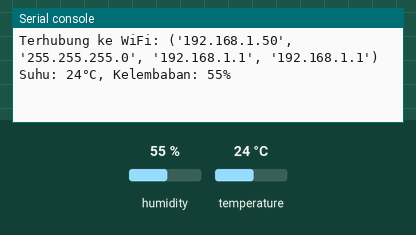
A program run on a simulated ESP32 board running MicroPython. Parts: the last lines printed to the serial console. Inputs (shaded band) come from the test bench; at power-on: humidity 55 %, temperature 24 °C. WiFi joins after 1.5 s; no MQTT or app messages arrive unless stated.

Above: at 3.3 s.
3.4 s: humidity set to 22 %
10.9 s: temperature set to 12 °C
At 13.2 s:
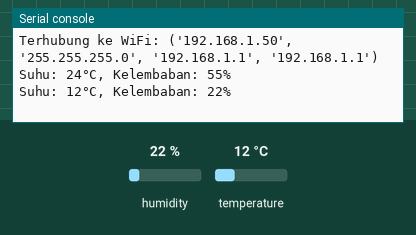
18.4 s: humidity set to 40 %
At 22.9 s:
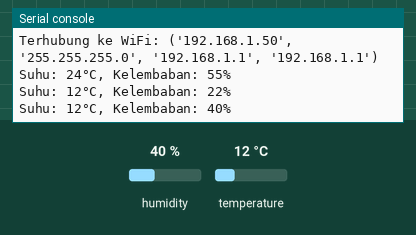

The program:

main.py
```python
import network
import time
import dht
import machine
from umqttsimple import MQTTClient

# Konfigurasi WiFi
SSID = "NAMA_WIFI"
PASSWORD = "PASSWORD_WIFI"

# Konfigurasi Ubidots
TOKEN = "UBIDOTS_TOKEN"
MQTT_BROKER = "industrial.api.ubidots.com"
TOPIC = "/v1.6/devices/esp32"  # Ganti dengan nama device Ubidots-mu

# Inisialisasi WiFi
def connect_wifi():
    wlan = network.WLAN(network.STA_IF)
    wlan.active(True)
    wlan.connect(SSID, PASSWORD)
    while not wlan.isconnected():
        time.sleep(1)
    print("Terhubung ke WiFi:", wlan.ifconfig())

# Inisialisasi DHT11 di GPIO14
dht_sensor = dht.DHT11(machine.Pin(14))

# Koneksi ke WiFi
connect_wifi()

# Koneksi ke MQTT Ubidots
client = MQTTClient("ESP32", MQTT_BROKER, user=TOKEN, password="", port=1883)
client.connect()

# Loop utama untuk membaca dan mengirim data
while True:
    try:
        dht_sensor.measure()
        temperature = dht_sensor.temperature()
        humidity = dht_sensor.humidity()

        print(f"Suhu: {temperature}°C, Kelembaban: {humidity}%")

        # Kirim data ke Ubidots dalam format JSON
        payload = '{"temperature": %s, "humidity": %s}' % (temperature, humidity)
        client.publish(TOPIC, payload)

        time.sleep(10)  # Kirim setiap 10 detik

    except Exception as e:
        print("Error:", e)
```

Measured:
- after the input at 10.9 s, the serial console: prints a new line after 1.3 s (image 1)
- after the input at 18.4 s, the serial console: prints a new line after 3.8 s (image 2)
